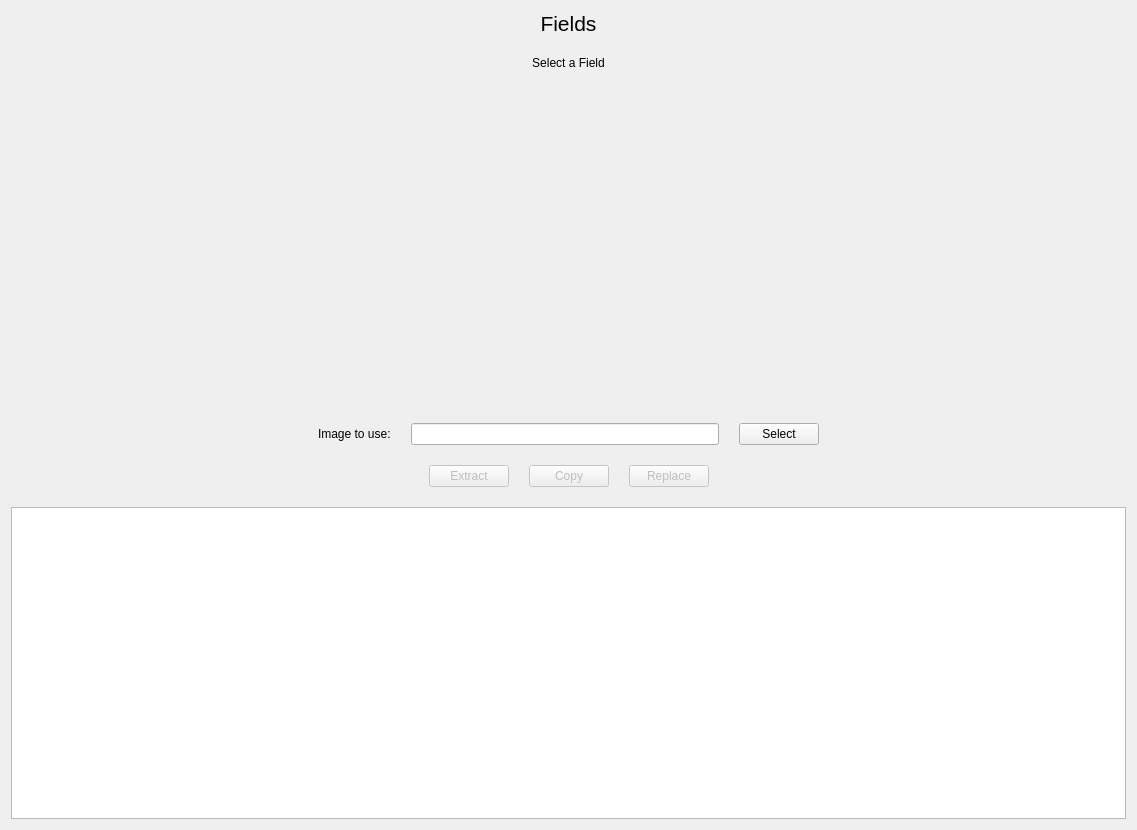
<?xml version="1.0" encoding="UTF-8"?>
<ui version="4.0">
 <class>Field</class>
 <widget class="QWidget" name="Field">
  <property name="geometry">
   <rect>
    <x>0</x>
    <y>0</y>
    <width>1137</width>
    <height>830</height>
   </rect>
  </property>
  <property name="windowTitle">
   <string>Form</string>
  </property>
  <layout class="QVBoxLayout" name="verticalLayout">
   <property name="spacing">
    <number>20</number>
   </property>
   <item>
    <widget class="QLabel" name="label">
     <property name="font">
      <font>
       <pointsize>16</pointsize>
      </font>
     </property>
     <property name="text">
      <string>Fields</string>
     </property>
     <property name="alignment">
      <set>Qt::AlignmentFlag::AlignHCenter|Qt::AlignmentFlag::AlignTop</set>
     </property>
    </widget>
   </item>
   <item>
    <widget class="QLabel" name="bundle">
     <property name="sizePolicy">
      <sizepolicy hsizetype="Preferred" vsizetype="Preferred">
       <horstretch>0</horstretch>
       <verstretch>0</verstretch>
      </sizepolicy>
     </property>
     <property name="minimumSize">
      <size>
       <width>100</width>
       <height>0</height>
      </size>
     </property>
     <property name="text">
      <string>Select a Field</string>
     </property>
     <property name="alignment">
      <set>Qt::AlignmentFlag::AlignHCenter|Qt::AlignmentFlag::AlignTop</set>
     </property>
    </widget>
   </item>
   <item>
    <layout class="QVBoxLayout" name="verticalLayout_6">
     <item>
      <layout class="QVBoxLayout" name="verticalLayout_5">
       <property name="sizeConstraint">
        <enum>QLayout::SizeConstraint::SetMinimumSize</enum>
       </property>
      </layout>
     </item>
     <item>
      <layout class="QHBoxLayout" name="horizontalLayout">
       <item>
        <widget class="QLabel" name="current">
         <property name="sizePolicy">
          <sizepolicy hsizetype="Expanding" vsizetype="Expanding">
           <horstretch>0</horstretch>
           <verstretch>0</verstretch>
          </sizepolicy>
         </property>
         <property name="minimumSize">
          <size>
           <width>1</width>
           <height>1</height>
          </size>
         </property>
         <property name="maximumSize">
          <size>
           <width>768</width>
           <height>267</height>
          </size>
         </property>
         <property name="toolTip">
          <string>Current</string>
         </property>
         <property name="text">
          <string/>
         </property>
         <property name="pixmap">
          <pixmap resource="../resources.qrc">:/ui/images/field.png</pixmap>
         </property>
         <property name="scaledContents">
          <bool>true</bool>
         </property>
         <property name="alignment">
          <set>Qt::AlignmentFlag::AlignHCenter|Qt::AlignmentFlag::AlignTop</set>
         </property>
        </widget>
       </item>
      </layout>
     </item>
     <item>
      <layout class="QHBoxLayout" name="horizontalLayout_2">
       <item>
        <widget class="QLabel" name="preview">
         <property name="sizePolicy">
          <sizepolicy hsizetype="Maximum" vsizetype="Maximum">
           <horstretch>0</horstretch>
           <verstretch>0</verstretch>
          </sizepolicy>
         </property>
         <property name="maximumSize">
          <size>
           <width>768</width>
           <height>267</height>
          </size>
         </property>
         <property name="toolTip">
          <string>Preview</string>
         </property>
         <property name="text">
          <string/>
         </property>
         <property name="pixmap">
          <pixmap resource="../resources.qrc">:/ui/images/field.png</pixmap>
         </property>
         <property name="scaledContents">
          <bool>true</bool>
         </property>
         <property name="alignment">
          <set>Qt::AlignmentFlag::AlignHCenter|Qt::AlignmentFlag::AlignTop</set>
         </property>
        </widget>
       </item>
      </layout>
     </item>
    </layout>
   </item>
   <item>
    <layout class="QHBoxLayout" name="horizontalLayout_3">
     <item>
      <spacer name="horizontalSpacer_4">
       <property name="orientation">
        <enum>Qt::Orientation::Horizontal</enum>
       </property>
       <property name="sizeHint" stdset="0">
        <size>
         <width>40</width>
         <height>20</height>
        </size>
       </property>
      </spacer>
     </item>
     <item>
      <layout class="QVBoxLayout" name="verticalLayout_2">
       <item>
        <widget class="QLabel" name="label_4">
         <property name="text">
          <string>Image to use:</string>
         </property>
        </widget>
       </item>
      </layout>
     </item>
     <item>
      <layout class="QVBoxLayout" name="verticalLayout_3">
       <item>
        <widget class="QLineEdit" name="assetEdit">
         <property name="enabled">
          <bool>true</bool>
         </property>
         <property name="readOnly">
          <bool>true</bool>
         </property>
        </widget>
       </item>
      </layout>
     </item>
     <item>
      <layout class="QVBoxLayout" name="verticalLayout_4">
       <item>
        <widget class="QPushButton" name="selectButton">
         <property name="cursor">
          <cursorShape>PointingHandCursor</cursorShape>
         </property>
         <property name="text">
          <string>Select</string>
         </property>
         <property name="icon">
          <iconset theme="QIcon::ThemeIcon::DocumentOpen"/>
         </property>
        </widget>
       </item>
      </layout>
     </item>
     <item>
      <spacer name="horizontalSpacer">
       <property name="orientation">
        <enum>Qt::Orientation::Horizontal</enum>
       </property>
       <property name="sizeHint" stdset="0">
        <size>
         <width>40</width>
         <height>20</height>
        </size>
       </property>
      </spacer>
     </item>
    </layout>
   </item>
   <item>
    <layout class="QHBoxLayout" name="horizontalLayout_4">
     <item>
      <spacer name="horizontalSpacer_2">
       <property name="orientation">
        <enum>Qt::Orientation::Horizontal</enum>
       </property>
       <property name="sizeType">
        <enum>QSizePolicy::Policy::Expanding</enum>
       </property>
       <property name="sizeHint" stdset="0">
        <size>
         <width>120</width>
         <height>20</height>
        </size>
       </property>
      </spacer>
     </item>
     <item>
      <widget class="QPushButton" name="extractButton">
       <property name="enabled">
        <bool>false</bool>
       </property>
       <property name="sizePolicy">
        <sizepolicy hsizetype="Fixed" vsizetype="Fixed">
         <horstretch>0</horstretch>
         <verstretch>0</verstretch>
        </sizepolicy>
       </property>
       <property name="cursor">
        <cursorShape>PointingHandCursor</cursorShape>
       </property>
       <property name="layoutDirection">
        <enum>Qt::LayoutDirection::LeftToRight</enum>
       </property>
       <property name="text">
        <string>Extract</string>
       </property>
      </widget>
     </item>
     <item>
      <widget class="QPushButton" name="copyButton">
       <property name="enabled">
        <bool>false</bool>
       </property>
       <property name="cursor">
        <cursorShape>PointingHandCursor</cursorShape>
       </property>
       <property name="text">
        <string>Copy</string>
       </property>
      </widget>
     </item>
     <item>
      <widget class="QPushButton" name="replaceButton">
       <property name="enabled">
        <bool>false</bool>
       </property>
       <property name="sizePolicy">
        <sizepolicy hsizetype="Fixed" vsizetype="Fixed">
         <horstretch>0</horstretch>
         <verstretch>0</verstretch>
        </sizepolicy>
       </property>
       <property name="cursor">
        <cursorShape>PointingHandCursor</cursorShape>
       </property>
       <property name="layoutDirection">
        <enum>Qt::LayoutDirection::LeftToRight</enum>
       </property>
       <property name="text">
        <string>Replace</string>
       </property>
      </widget>
     </item>
     <item>
      <spacer name="horizontalSpacer_3">
       <property name="orientation">
        <enum>Qt::Orientation::Horizontal</enum>
       </property>
       <property name="sizeHint" stdset="0">
        <size>
         <width>40</width>
         <height>20</height>
        </size>
       </property>
      </spacer>
     </item>
    </layout>
   </item>
   <item>
    <widget class="QListView" name="fieldsView">
     <property name="cursor" stdset="0">
      <cursorShape>PointingHandCursor</cursorShape>
     </property>
     <property name="frameShape">
      <enum>QFrame::Shape::StyledPanel</enum>
     </property>
     <property name="iconSize">
      <size>
       <width>256</width>
       <height>256</height>
      </size>
     </property>
     <property name="resizeMode">
      <enum>QListView::ResizeMode::Adjust</enum>
     </property>
     <property name="layoutMode">
      <enum>QListView::LayoutMode::Batched</enum>
     </property>
     <property name="spacing">
      <number>2</number>
     </property>
     <property name="viewMode">
      <enum>QListView::ViewMode::IconMode</enum>
     </property>
    </widget>
   </item>
  </layout>
 </widget>
 <resources>
  <include location="../resources.qrc"/>
 </resources>
 <connections/>
</ui>
